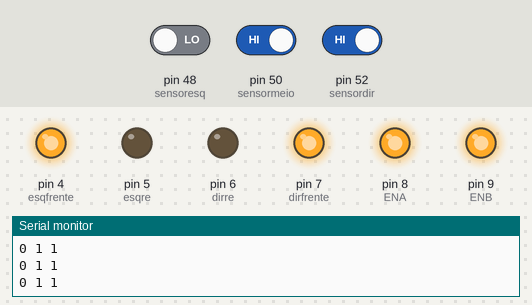
A sketch run on a simulated Arduino Mega 2560, built with avr-gcc and run on an emulated ATmega2560. Parts: output pins drawn as LEDs (lit = HIGH), the last lines printed to the serial monitor. The test bench sets the inputs (shaded band); at power-on: pin 50 (sensormeio) HIGH, pin 48 (sensoresq) LOW, pin 52 (sensordir) HIGH.

Above: at 1.2 s.
1.3 s: pin 50 (sensormeio) driven LOW
At 1.8 s:
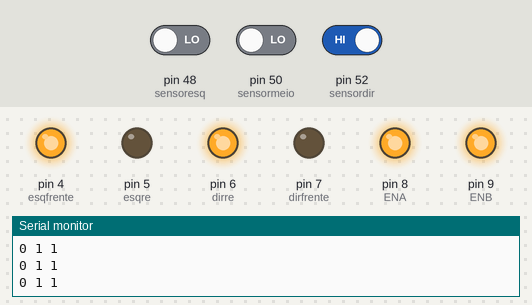
3.0 s: pin 50 (sensormeio) driven HIGH
At 4.0 s:
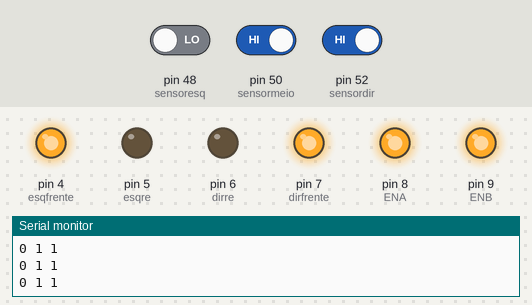
Timing chart, 0 to 6.0 s (numbered marks = the images above; inputs shaded):
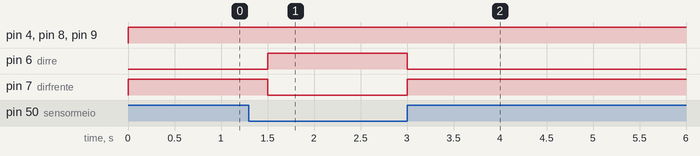

Measured:
- after the input at 1.3 s, pin 6 (dirre): LOW → HIGH after 0.20 s; pin 7 (dirfrente): HIGH → LOW after 0.20 s
- after the input at 3.0 s, pin 6 (dirre): HIGH → LOW at once; pin 7 (dirfrente): LOW → HIGH at once

The sketch:

Daenerys_01.ino
```cpp
// Ponte H
#define ENA 8
#define dirfrente 7 // IN1
#define dirre 6     // IN2

#define esqre 5     // IN3
#define esqfrente 4 // IN4
#define ENB 9

#define sensoresq 48
#define sensormeio 50
#define sensordir 52

int velocidade = 255;

void setup() {
  Serial.begin(9600);
  Serial.println("Serial Trabalhando");

  pinMode(ENA, OUTPUT);
  pinMode(esqfrente, OUTPUT);
  pinMode(esqre, OUTPUT);

  pinMode(dirre, OUTPUT);
  pinMode(dirfrente, OUTPUT);
  pinMode(ENB, OUTPUT);

  pinMode(sensoresq, INPUT);
  pinMode(sensormeio, INPUT);
  pinMode(sensordir, INPUT);
}

void loop() {
  int esq = digitalRead(sensoresq);
  int meio = digitalRead(sensormeio);
  int dir = digitalRead(sensordir);

  // Monitoramento
  Serial.print(esq);
  Serial.print(" ");
  Serial.print(meio);
  Serial.print(" ");
  Serial.println(dir);

  // Lógica de Movimentação Baseada nos Sensores (Esq - Meio - Dir)

  // 100 (só esq) OU 110 (esq + meio) -> Avança um pouco e vira Esquerda
  if ((esq == 1 && meio == 0 && dir == 0) || (esq == 1 && meio == 1 && dir == 0)) {
    frente();
    delay(250);

    // Continua virando enquanto o sensor do meio NÃO encontrar a linha (meio == 0)
    while (digitalRead(sensormeio) == 0) {
      esquerda();
    }
  }
  // 001 (só dir) OU 011 (meio + dir) -> Avança um pouco e vira Direita
  else if ((esq == 0 && meio == 0 && dir == 1) || (esq == 0 && meio == 1 && dir == 1)) {
    frente();
    delay(250);

    // Continua virando enquanto o sensor do meio NÃO encontrar a linha (meio == 0)
    while (digitalRead(sensormeio) == 0) {
      direita();
    }
  }
  // Qualquer outra combinação (ex: 010, 111, 000) -> Frente
  else {
    frente();
  }
}

// ===============================
// MOVIMENTOS
// ===============================

void frente() {
  digitalWrite(esqfrente, HIGH);
  digitalWrite(esqre, LOW);

  digitalWrite(dirfrente, HIGH);
  digitalWrite(dirre, LOW);

  analogWrite(ENA, velocidade);
  analogWrite(ENB, velocidade);
}

void re() {
  digitalWrite(esqfrente, LOW);
  digitalWrite(esqre, HIGH);

  digitalWrite(dirfrente, LOW);
  digitalWrite(dirre, HIGH);

  analogWrite(ENA, velocidade);
  analogWrite(ENB, velocidade);
}

void esquerda() {
  digitalWrite(esqfrente, LOW);
  digitalWrite(esqre, HIGH);

  digitalWrite(dirfrente, HIGH);
  digitalWrite(dirre, LOW);

  analogWrite(ENA, velocidade);
  analogWrite(ENB, velocidade);
}

void direita() {
  digitalWrite(esqfrente, HIGH);
  digitalWrite(esqre, LOW);

  digitalWrite(dirfrente, LOW);
  digitalWrite(dirre, HIGH);

  analogWrite(ENA, velocidade);
  analogWrite(ENB, velocidade);
}

void parar() {
  digitalWrite(esqfrente, LOW);
  digitalWrite(esqre, LOW);

  digitalWrite(dirfrente, LOW);
  digitalWrite(dirre, LOW);

  analogWrite(ENA, 0);
  analogWrite(ENB, 0);
}
```
